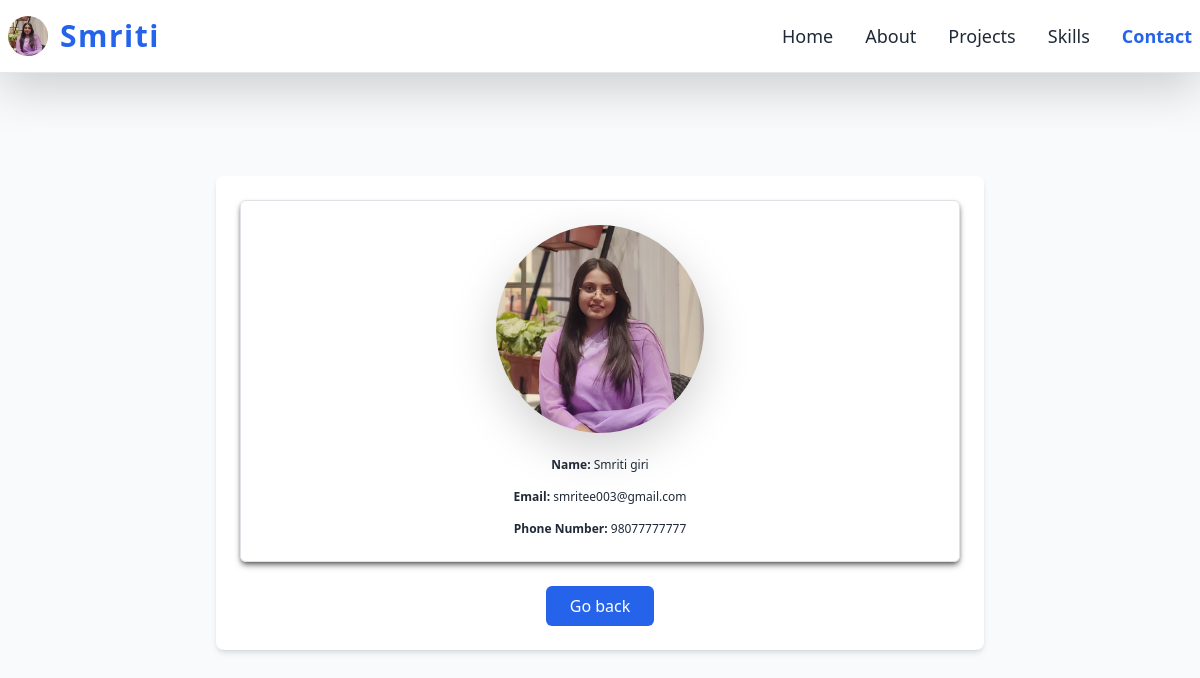
The page /employee/2/ on the database as committed earlier.
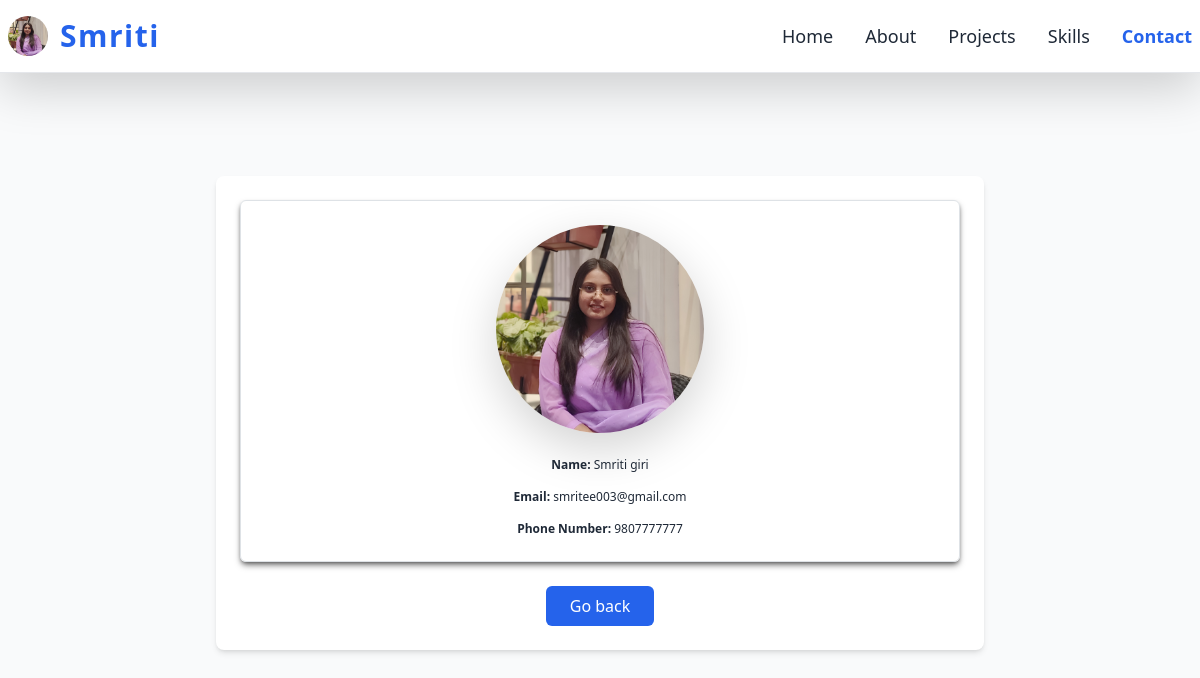
The same page on the database as committed later.
### employee/models.py (models this page shows, shortened)
class Employee(models.Model):
    first_name = models.CharField(max_length=100)
    middle_name = models.CharField(max_length=100, blank=True)
    last_name = models.CharField(max_length=100)
    email = models.EmailField(max_length=100, unique=True)
    phone_number = models.CharField(max_length=12, blank=True)
    image = models.ImageField(upload_to='images')

### employee/views.py (the view)
# urls.py: path('<int:pk>/', views.employee_details, name='employee_details'),  #dynamic variable
def employee_details(request, pk):
    try:
        employee = Employee.objects.get(pk=pk)
        context = {
            'employee': employee
        }
        return render(request, 'employee_detail.html', context)
    except:
        raise Http404

### templates/employee_detail.html (shortened to what this page needs)
{% load static %}
<!DOCTYPE html>
<html lang="en">
<head>
  <link href="https://cdn.jsdelivr.net/npm/bootstrap@5.3.7/dist/css/bootstrap.min.css" rel="stylesheet">
  <script src="https://cdn.tailwindcss.com"></script>
  <link rel="stylesheet" href="https://cdnjs.cloudflare.com/ajax/libs/font-awesome/6.4.0/css/all.min.css" />
</head>
<body class="pt-24 bg-gray-50 text-gray-800">
  <header class="bg-white fixed top-0 w-full z-50 border-b border-gray-200 shadow-lg">
    <div class="max-w-7xl mx-auto px-2 py-3 flex justify-between items-center">
      <div class="flex items-center space-x-3">
        <img src="{% static 'image/django.png' %}" alt="Logo" class="w-10 h-10 rounded-full object-cover" />
        <h1 class="text-3xl font-bold text-blue-600 tracking-wider">Smriti</h1>
      </div>
      <nav class="hidden md:flex space-x-8 text-lg font-medium">
        <a href="#home" class="hover:text-blue-600 transition">Home</a>
        <a href="#about" class="hover:text-blue-600 transition">About</a>
        <a href="#projects" class="hover:text-blue-600 transition">Projects</a>
        <a href="#skills" class="hover:text-blue-600 transition">Skills</a>
        <a href="{% url 'contact' %}" class="hover:text-blue-600 transition font-semibold text-blue-600">Contact</a>
      </nav>
    </div>
  </header>
  <div class="max-w-3xl mx-auto mt-20 p-6 bg-white rounded-lg shadow-md">
    <div class="border rounded-md overflow-hidden shadow-md shadow-black/50 p-6 flex flex-col items-center text-center">
      <img src="{{ employee.image.url }}" alt="Employee Image" class="w-52 h-52 object-cover rounded-full shadow-lg mb-6" />
      <div class="text-xs font-medium space-y-4">
        <div>
          <span class="font-semibold">Name: </span>
          <span>{{ employee.first_name }} {{ employee.last_name }}</span>
        </div>
        <div>
          <span class="font-semibold">Email: </span>
          <span>{{ employee.email }}</span>
        </div>
        <div>
          <span class="font-semibold">Phone Number: </span>
          <span>{{ employee.phone_number }}</span>
        </div>
      </div>
    </div>
    <div class="text-center mt-6">
      <a href="{% url 'home' %}" class="inline-block bg-blue-600 text-white px-6 py-2 rounded hover:bg-blue-700 transition">
        Go back
      </a>
    </div>
  </div>
</body>
</html>

Rows that differ between the two databases and show on the page:
changed Employee "Smriti": phone_number "98077777777" → "9807777777"
